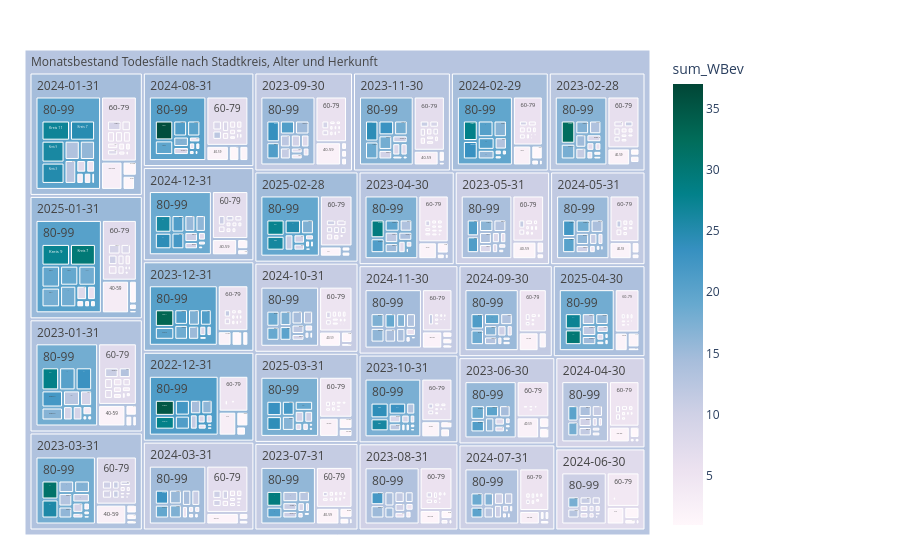

Here is the notebook cell this chart was saved with:
### Code cell
fig = px.treemap(myTreemapAgg.reset_index()
                 , path=[px.Constant("Monatsbestand Todesfälle nach Stadtkreis, Alter und Herkunft"), 'StichtagDat','AlterV20Kurz','KreisLang','HerkunftLang']
                 , values='sum_WBev'
                 , color='sum_WBev'
                 ## bei discrete scales (bei Klassen und Strings):                 
                 #, color_discrete_map={'(?)':'lightgrey','EVP':'gold', 'SP':'#FF3030', 'PdA':'#EE3B3B', 'Grüne':'#A2CD5A','GLP':'#CAFF70','Die Mitte':'orange','FDP':'#104E8B','AL':'deeppink','SVP':'forestgreen', 'FL ZÜRI':'#8B864E','Volt':'#lightblue' }                
                 ## bei continuous scales (bei Zahlenwerten):
                , color_continuous_scale='PuBuGn'
                #, color_continuous_midpoint=np.average(df['AnzBestWir'], weights=df['AnzBestWir']) 
                 #,height=400
                 #,width=1500
                )
fig.update_traces(root_color="grey")
fig.update_layout(margin = dict(t=50, l=25, r=250, b=25))#, title="WBev nach Alter, Stadtkreis und Herkunft")
fig.show()

### Figure 1 — Plotly figure (JSON) as saved in the notebook; plotly's stock layout.template omitted (floating-point values rounded to 4 significant figures; data arrays with more than 128 entries replaced by an {"elided": "..."} marker saying what was removed)
{"data": [{"branchvalues": "total", "customdata": {"elided": "2957x1 float values"}, "domain": {"x": [0, 1], "y": [0, 1]}, "hovertemplate": "labels=%{label}<br>sum_WBev_sum=%{value}<br>parent=%{parent}<br>id=%{id}<br>sum_WBev=%{color}<extra></extra>", "ids": {"elided": "2957 str values"}, "labels": {"elided": "2957 str values"}, "marker": {"coloraxis": "coloraxis", "colors": {"elided": "2957 float values"}}, "name": "", "parents": {"elided": "2957 str values"}, "root": {"color": "grey"}, "type": "treemap", "values": {"elided": "2957 int values"}}], "layout": {"coloraxis": {"colorbar": {"title": {"text": "sum_WBev"}}, "colorscale": [[0, "rgb(255,247,251)"], [0.125, "rgb(236,226,240)"], [0.25, "rgb(208,209,230)"], [0.375, "rgb(166,189,219)"], [0.5, "rgb(103,169,207)"], [0.625, "rgb(54,144,192)"], [0.75, "rgb(2,129,138)"], [0.875, "rgb(1,108,89)"], [1, "rgb(1,70,54)"]]}, "legend": {"tracegroupgap": 0}, "margin": {"b": 25, "l": 25, "r": 250, "t": 50}}}
